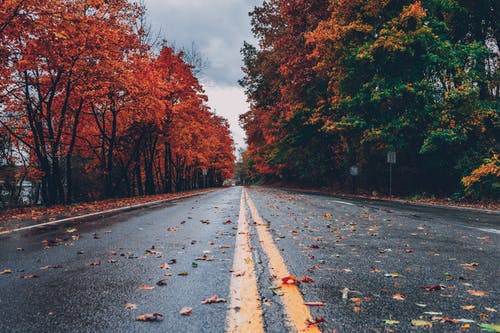
#> input picture M6/d4/04. Kernels, callbacks and thresholding/img/photo.jpeg, 500 x 333 px, found by its file name
$ jupyter execute 'Mini Projects.ipynb'
#> lines starting #> are read from the running program, lines starting #| are printed output that depends on the picture; after the words box and inside, x2 and y2 are one past the last pixel; in counts of white or black regions, pixels touching at a corner belong together
# Mini projects

## Level 1

### Photo art app

1. Create a function that receives an image and converts it to a sketch so it looks similar to this:

[cell 1]
import cv2
import matplotlib.pyplot as plt
import numpy as np

image = cv2.imread('img/photo.jpeg')
#> image is the input picture: shape (333, 500, 3); mean B, G, R 85.1, 82.4, 92.7
canny_image = cv2.Canny(image,100,200)
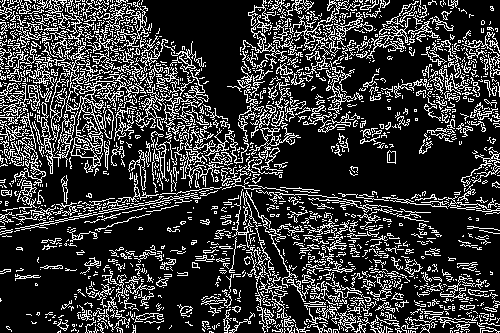
#> canny_image: shape (333, 500); 21.7% white in thin lines or dots
canny_image = cv2.bitwise_not(canny_image)
#> canny_image: shape (333, 500); 78.3% white; black in thin lines or dots
plt.figure(figsize = (12,12))
plt.imshow(canny_image,cmap = 'gray');

### Instagram filters app

1. Create a function that given a photo it applies a black and white filter
1. Create a filter that will change color of the image

[cell 2]
pic = cv2.imread('img/insta.jpg')
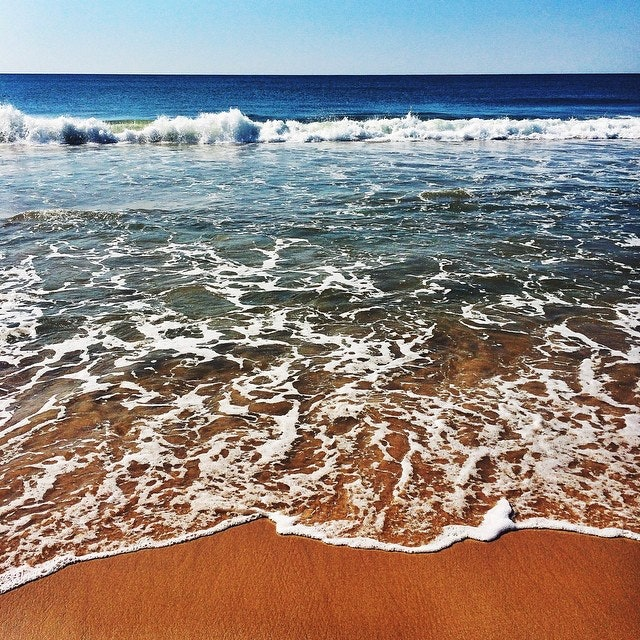
#> input picture M6/d5/05. Edge detection, perspective transform and Morphological transformations/img/insta.jpg, 640 x 640 px, found by its file name
#> pic is the input picture: shape (640, 640, 3); mean B, G, R 129.2, 133.8, 143.2
pics = pic.copy()
pic_gray = cv2.cvtColor(pics,cv2.COLOR_BGR2GRAY)
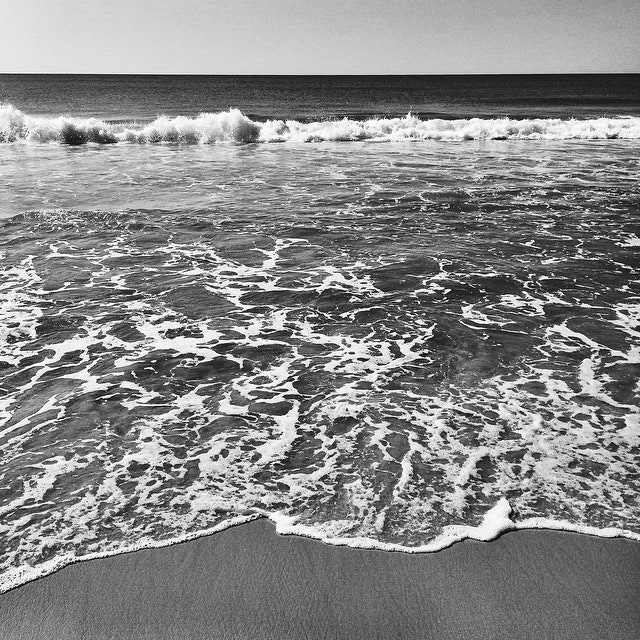
#> pic_gray: shape (640, 640); min 0, max 255, mean 136.1
_,thresh = cv2.threshold(pic_gray,127,255,cv2.THRESH_BINARY)
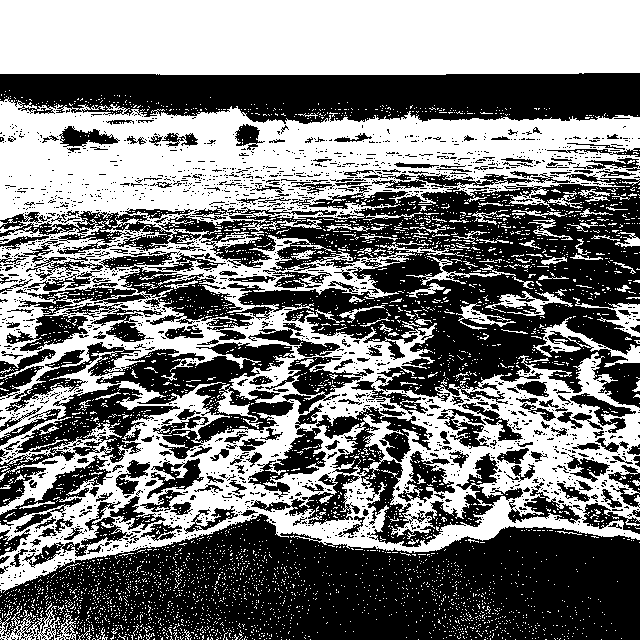
#> thresh: shape (640, 640); 48.1% white; 4475 white regions (4366 under 20 px), largest, box (x1, y1, x2, y2) and area: (0, 97, 640, 593) 129232, (0, 0, 640, 75) 47589, (533, 317, 640, 367) 1180
plt.figure(figsize = (10,10))
plt.imshow(thresh,cmap = 'gray');

[cell 3]
pic = cv2.imread('img/insta.jpg')
pics = pic.copy()
pic_gray = cv2.cvtColor(pics,cv2.COLOR_BGR2GRAY)
_,thresh = cv2.threshold(pic_gray,127,255,cv2.THRESH_BINARY_INV)
plt.figure(figsize = (10,10))
plt.imshow(thresh,cmap = 'gray');
